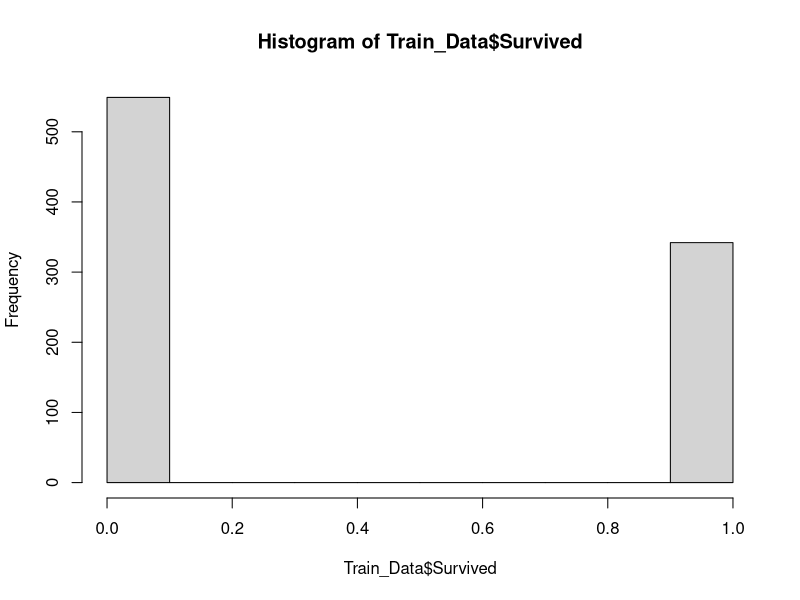

Recreate this plot in R. (Note: this script raises an error after producing the figure.)
##################################
###------- Import Data --------###
##################################
Train_Data <- read.csv("train.csv", stringsAsFactors = F)
Test_Data  <- read.csv("test.csv", stringsAsFactors = F)

Test_Data$Survived <- NA

##################################
###------ Exploring Data ------###
##################################
cat("Dataset shape:(", dim(Train_Data),")")
cat("Dataset shape:(", dim(Test_Data),")")

print("Dataset stucture:")
str(Train_Data)
str(Test_Data)

names(Train_Data)
names(Test_Data)

summary(Train_Data)
summary(Test_Data)

hist(Train_Data$Survived)

print("Missing or null values column wise")
sapply(Train_Data,function(x) sum(is.na(x)))
sapply(Test_Data,function(x) sum(is.na(x)))

NA_Cols <- which(colSums(is.na(Train_Data)) > 0)
sort(colSums(sapply(Train_Data[NA_Cols], is.na)), decreasing = TRUE)
cat('There are', length(NA_Cols), 'columns with missing values')

NA_Cols_t <- which(colSums(is.na(Test_Data)) > 0)
sort(colSums(sapply(Test_Data[NA_Cols_t], is.na)), decreasing = TRUE)
cat('There are', length(NA_Cols_t), 'columns with missing values')
##################################
###---- Analyzing features ----###
##################################
pclass_target <-Train_Data %>% 
  group_by(Pclass) %>%
  summarize(mean_survived = mean(Survived)) %>%
  arrange(desc(mean_survived))

Sex_target <-Train_Data %>% 
  group_by(Sex) %>%
  summarize(mean_survived = mean(Survived)) %>%
  arrange(desc(mean_survived))

SibSp_target <-Train_Data %>% 
  group_by(SibSp) %>%
  summarize(mean_survived = mean(Survived)) %>%
  arrange(desc(mean_survived))

Parch_target <-Train_Data %>% 
  group_by(Parch) %>%
  summarize(mean_survived = mean(Survived)) %>%
  arrange(desc(mean_survived))

take.off_target <- Train_Data %>% 
  group_by(take.off) %>%
  summarize(mean_survived = mean(Survived)) %>%
  arrange(desc(mean_survived))

ggplot(Train_Data, aes(x=Age, fill=factor(Survived))) + 
  geom_histogram(alpha=0.5, bins=20) + 
  facet_grid(Pclass~.) + 
  labs(x="Age", y="Count") + 
  theme_bw()

##################################
###------ Cleaning Data -------###
##################################
Train_Data <- Train_Data[, !(colnames(Train_Data) %in% c("PassengerId","Ticket", "Cabin"))]
Test_Data <- Test_Data[, !(colnames(Test_Data) %in% c("PassengerId","Ticket", "Cabin"))]

Data <- rbind(Train_Data, Test_Data)

# rm(Train_Data)
# rm(Test_Data)

# Grab title from passengers names
Data$Title <- gsub('(.*, )|(\\..*)', '', Data$Name)

table(Data$Sex, Data$Title)

Rare_Title <- c('Dona', 'Lady', 'the Countess','Capt', 'Col', 
                'Don', 'Dr', 'Major', 'Rev', 'Sir', 'Jonkheer')

Data$Title[Data$Title == 'Mlle'] <- 'Miss' 
Data$Title[Data$Title == 'Ms'] <- 'Miss'
Data$Title[Data$Title == 'Mme'] <- 'Mrs' 
Data$Title[Data$Title %in% Rare_Title]  <- 'Rare Title'

# Show title counts by sex
table(Data$Sex, Data$Title)

Data$Title <- as.integer(factor(Data$Title))

Data <- Data[, !(colnames(Data) %in% c("Name"))]

Data$Sex <- as.integer(factor(Data$Sex))

Data$Age <- as.integer(Data$Age)

Data$Family_Size <- Data$SibSp + Data$Parch + 1

Data <- Data[, !(colnames(Data) %in% c("SibSp","Parch"))]

mode_value <- names(which.max(table(Data$take.off)))
Data$take.off <- ifelse(is.na(Data$take.off), mode_value, Data$take.off)

Data$take.off <- as.integer(factor(Data$take.off))


Train <- Data[1:891,]
Test <- Data[892:1309,]

